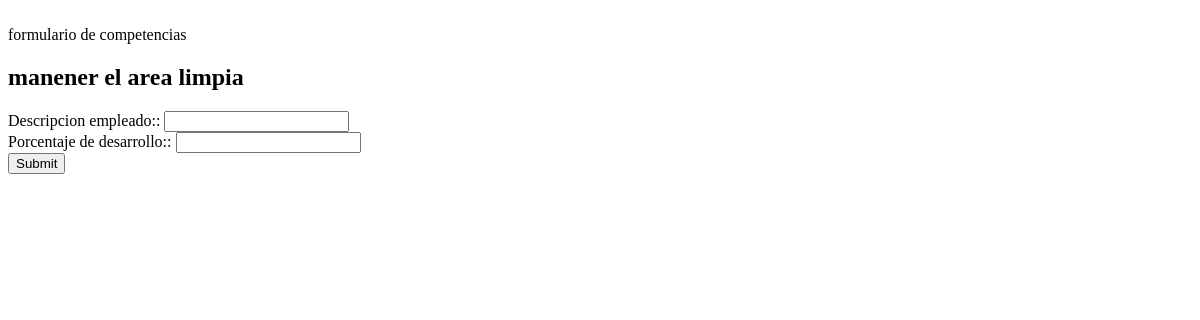
/empleado/evaluacion/59/continuar/ (signed in), run on an earlier commit of the app's database.
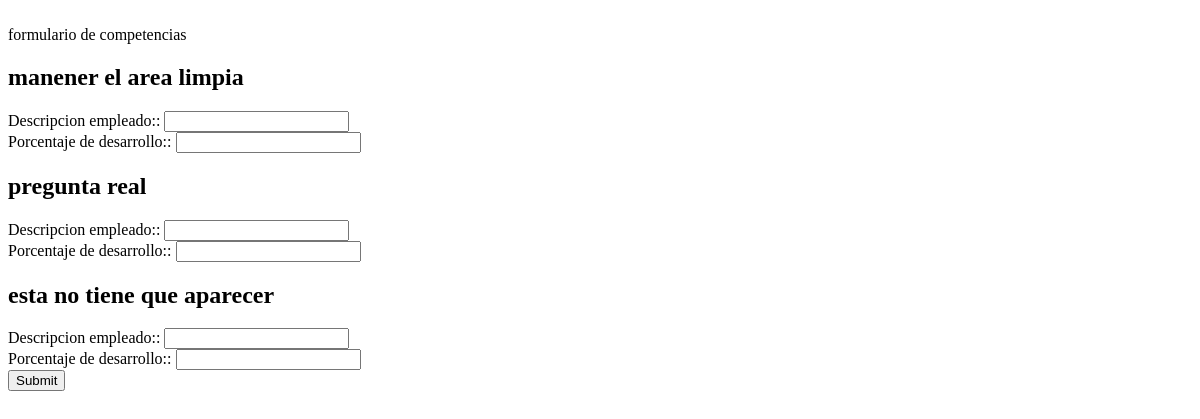
And on a later commit of the database.
### indicadores/models.py (models this page shows)
class Pregunta (models.Model):
    competencia = models.ForeignKey(Competencia, related_name="preguntas", on_delete=models.SET_NULL, null=True)
    nombre = models.CharField(max_length=150)
    def __str__ (self):
        return f'{self.nombre}'
    class Meta:
        verbose_name = "Definición"

### indicadores/views.py (the view, shortened to what this page needs)
# urls.py: path('empleado/evaluacion/<int:id>/continuar/',views.evaluacion_competencia, name="evaluacion_competencia"),
@login_required
def evaluacion_competencia(request, id):
    empleado = request.user.empleado
    evaluacion = Evaluacion.objects.get(id=id)
    preguntas = Pregunta.objects.all()
    forms_competencia = []
    for pregunta in preguntas:
        form_competencia = RespuestaCompetenciaEmpleadoForm(request.POST or None, prefix=f'pregunta_{pregunta.pk}')
        forms_competencia.append((pregunta, form_competencia))
    context = {
            'empleado': empleado,
            'forms_comptencia':forms_competencia,
        }
    template_name = 'indicadores/evaluacion_empleado.html'
    return render(request, template_name, context)

### templates/indicadores/evaluacion_empleado.html (shortened to what this page needs)
        {% if forms_objetivo %}
            formulario de objetivos
            <form method="post">
                {% csrf_token %}
               {% comment "" %} campo oculto para obtener el id de evaluacion al guardar con post {% endcomment %}
                <input type="hidden" name="evaluacion_id" value="{{ evaluacion.id }}">
                {% for objetivo, form in forms_objetivo %}
                    <h2>{{ objetivo }}</h2>
                    {% for field in form %}
                        <div>
                            {{ field.label_tag }}: {{ field }}
                        </div>
                    {% endfor %}
                {% endfor %}
                <input type="submit" value="Submit" name="objetivo">
            </form>
        {% else %}
            formulario de competencias
            <form method="post">
                {% for pregunta, form_competencia in forms_comptencia %}
                    <h2>{{ pregunta }}</h2>
                    {% for field in form_competencia %}
                        <div>
                            {{ field.label_tag }}: {{ field }}
                        </div>
                    {% endfor %}
                {% endfor %}
                <input type="submit" value="Submit" name="competencia">
            </form>
        {% endif %}

What changed in the data, as far as the page shows it:
added Pregunta: nombre "pregunta real", label_tag "Descripcion empleado:" "Porcentaje de desarrollo:"
added Pregunta: nombre "esta no tiene que aparecer", label_tag "Descripcion empleado:" "Porcentaje de desarrollo:"
